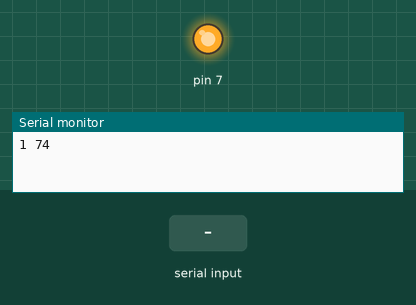
Simulated run of this sketch. Board: Arduino Uno, built with avr-gcc and run on an emulated ATmega328P. Parts: output pins drawn as LEDs (lit = HIGH), the last lines printed to the serial monitor. The inputs (shaded band) are chosen by the test bench.

Above: at 1.2 s.
1.3 s: "1\n" received over Serial
At 3.7 s:
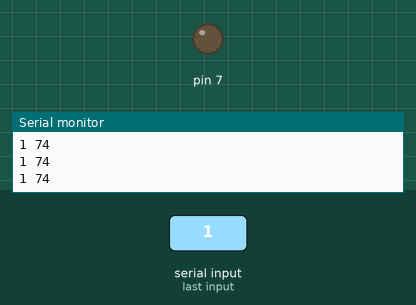
4.3 s: "0\n" received over Serial
At 7.2 s:
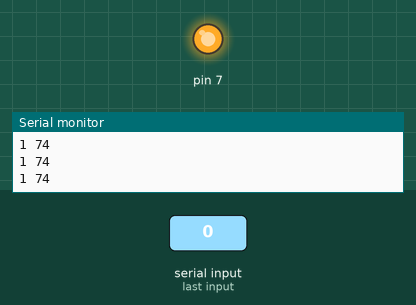
7.3 s: "2\n" received over Serial
At 9.5 s:
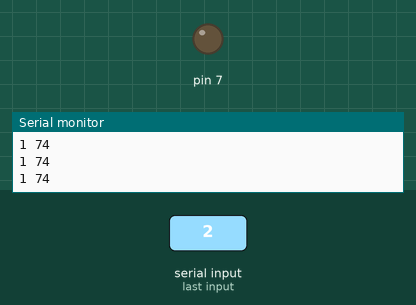
Timing chart, 0 to 11.5 s (numbered marks = the images above; inputs shaded):
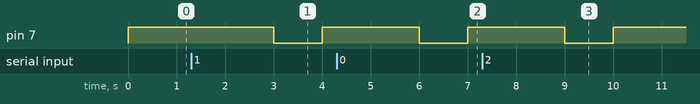

Measured:
- after the input at 1.3 s, pin 7: HIGH → LOW after 1.7 s, → HIGH 1.0 s later
- after the input at 4.3 s, pin 7: HIGH → LOW after 1.7 s, → HIGH 1.0 s later
- after the input at 7.3 s, pin 7: HIGH → LOW after 1.7 s, → HIGH 1.0 s later

The sketch:

arduino_code.ino
```cpp
#include <Arduino.h>


void setup() {
  // put your setup code here, to run once:
  pinMode(7, OUTPUT);
  Serial.begin(9600);
  digitalWrite(7, HIGH);
}


int calculVitesseMoyenne(){
  // Fonction qui donne la vitesse des moteurs
  int v1 = 1;//Vitesse du moteur 1
  int v2 = 1;
  int v3 = 1;
  int v4 = 1;

  int v_moyenne = (v1 + v2 + v3 + v4) / 4;
  return v_moyenne;
}

void loop() {

  //Detection marquage
  if(Serial.available() > 0){
    String data = Serial.readStringUntil("\n");
    // Serial.println(data);

    if(data){
      digitalWrite(7, LOW); //Pompe a eau en marche.0à)0"
      delay(500);
    }
    else{
      digitalWrite(7, HIGH);
      delay(500);
    }
  } else{
      digitalWrite(7, HIGH);
      delay(500);
    }

  //Affichage vitesse
  Serial.print(calculVitesseMoyenne());
  Serial.print(" ");
  // delay(500);
  Serial.println(74);
  delay(500);
}
```
